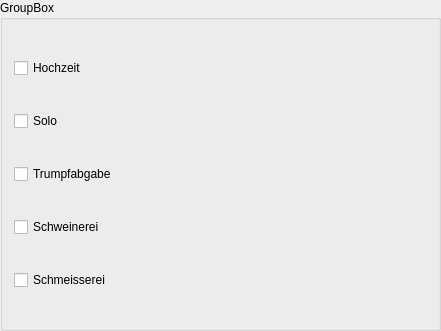
<?xml version="1.0" encoding="UTF-8"?>
<ui version="4.0">
 <class>DokoLiveGameGroupBox</class>
 <widget class="QGroupBox" name="DokoLiveGameGroupBox">
  <property name="geometry">
   <rect>
    <x>0</x>
    <y>0</y>
    <width>441</width>
    <height>331</height>
   </rect>
  </property>
  <property name="windowTitle">
   <string>GroupBox</string>
  </property>
  <property name="title">
   <string>GroupBox</string>
  </property>
  <layout class="QVBoxLayout" name="verticalLayout">
   <item>
    <widget class="QCheckBox" name="checkBoxHochzeit">
     <property name="text">
      <string>Hochzeit</string>
     </property>
    </widget>
   </item>
   <item>
    <widget class="QCheckBox" name="checkBoxSolo">
     <property name="text">
      <string>Solo</string>
     </property>
    </widget>
   </item>
   <item>
    <widget class="QCheckBox" name="checkBoxTrumpfabgabe">
     <property name="text">
      <string>Trumpfabgabe</string>
     </property>
    </widget>
   </item>
   <item>
    <widget class="QCheckBox" name="checkBoxSchweinerei">
     <property name="text">
      <string>Schweinerei</string>
     </property>
    </widget>
   </item>
   <item>
    <widget class="QCheckBox" name="checkBoxSchmeisserei">
     <property name="text">
      <string>Schmeisserei</string>
     </property>
    </widget>
   </item>
  </layout>
 </widget>
 <resources/>
 <connections/>
</ui>
